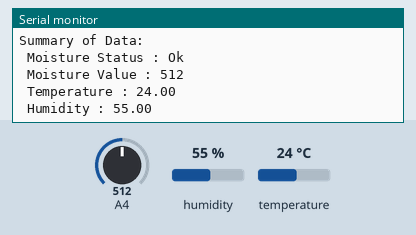
Simulated run of this sketch. Board: Arduino Uno, built with avr-gcc and run on an emulated ATmega328P. Shown: the last lines printed to the serial monitor. The test bench sets the inputs (shaded band); at power-on: humidity 55 %, A4 = 512, temperature 24 °C.

Above: at 18.0 s.
18.1 s: humidity set to 22 %
At 21.3 s:
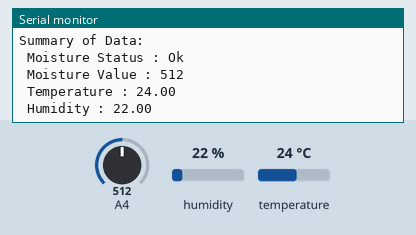
33.1 s: A4 set to 716
At 40.9 s:
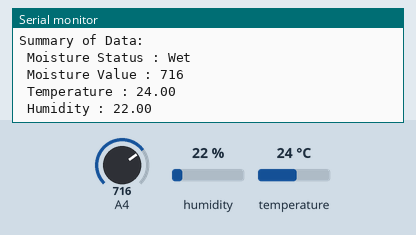
48.1 s: temperature set to 33 °C
At 60.7 s:
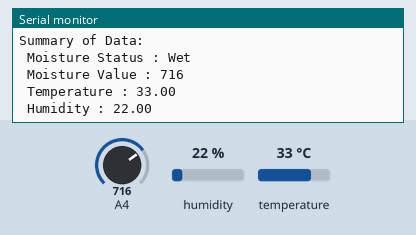

The sketch:

Read_sensors.ino
```cpp
#include <DHT.h>
//Sensors interfacing & parameters
#define DHTPIN 13          // DHT22 data pin
#define DHTTYPE DHT22       // DHT22 sensor model
#define MoistureSensor 34   // Moisture pin
DHT dht(DHTPIN, DHTTYPE);
int moisturePin = MoistureSensor;
int moistureThresholds[] = {300, 700};  // Adjust these thresholds for your setup
int tempThreshold = 30;
int humidityThreshold = 40;

void setup() {
  Serial.begin(115200);
  dht.begin();
}
void loop() {
  float temperature = readTemperature();
  float humidity = readHumidity();
  int moistureValue = readMoisture();
  String moistureStatus = getMoistureStatus(moistureValue);
  Serial.println(PlantMessages(temperature, humidity, moistureValue, moistureStatus));
  delay(20000);
}
float readTemperature() {
  return dht.readTemperature();
}
float readHumidity() {
  return dht.readHumidity();
}
int readMoisture() {
  return analogRead(moisturePin);
}
String PlantMessages(float temperature, float humidity, int moistureValue, String moistureStatus) {
  String Message = "";
  Message = "Moisture Status is "+moistureStatus+".";
  if(moistureStatus == "Dry"){
    Message += " I need Water Now.";
  }
  if (temperature > tempThreshold){
      Message += "\nThe weather is hot, which causes the soil to dry out more quickly. I will need water more frequently.";
    }
  if (humidity < humidityThreshold){
      Message += "\nLow Moisture Level, Water evaporates quickly. I will need water Frequently.";
    }
  Message += "\nSummary of Data: \n Moisture Status : " + moistureStatus +"\n Moisture Value : "+ String(moistureValue) + "\n Temperature : "+ String(temperature) +"\n Humidity : "+ String(humidity);
  return Message;
  }
String getMoistureStatus(int value) {
  if (value < moistureThresholds[0]) {
    return "Dry";
  } else if (value >= moistureThresholds[0] && value <= moistureThresholds[1]) {
    return "Ok";
  } else {
    return "Wet";
  }
}
```

Measured:
- after the input at 18.1 s, the serial monitor: prints a new line after 1.9 s (image 1)
- after the input at 33.1 s, the serial monitor: prints a new line after 6.9 s (image 2)
- after the input at 48.1 s, the serial monitor: prints a new line after 12.0 s (image 3)
